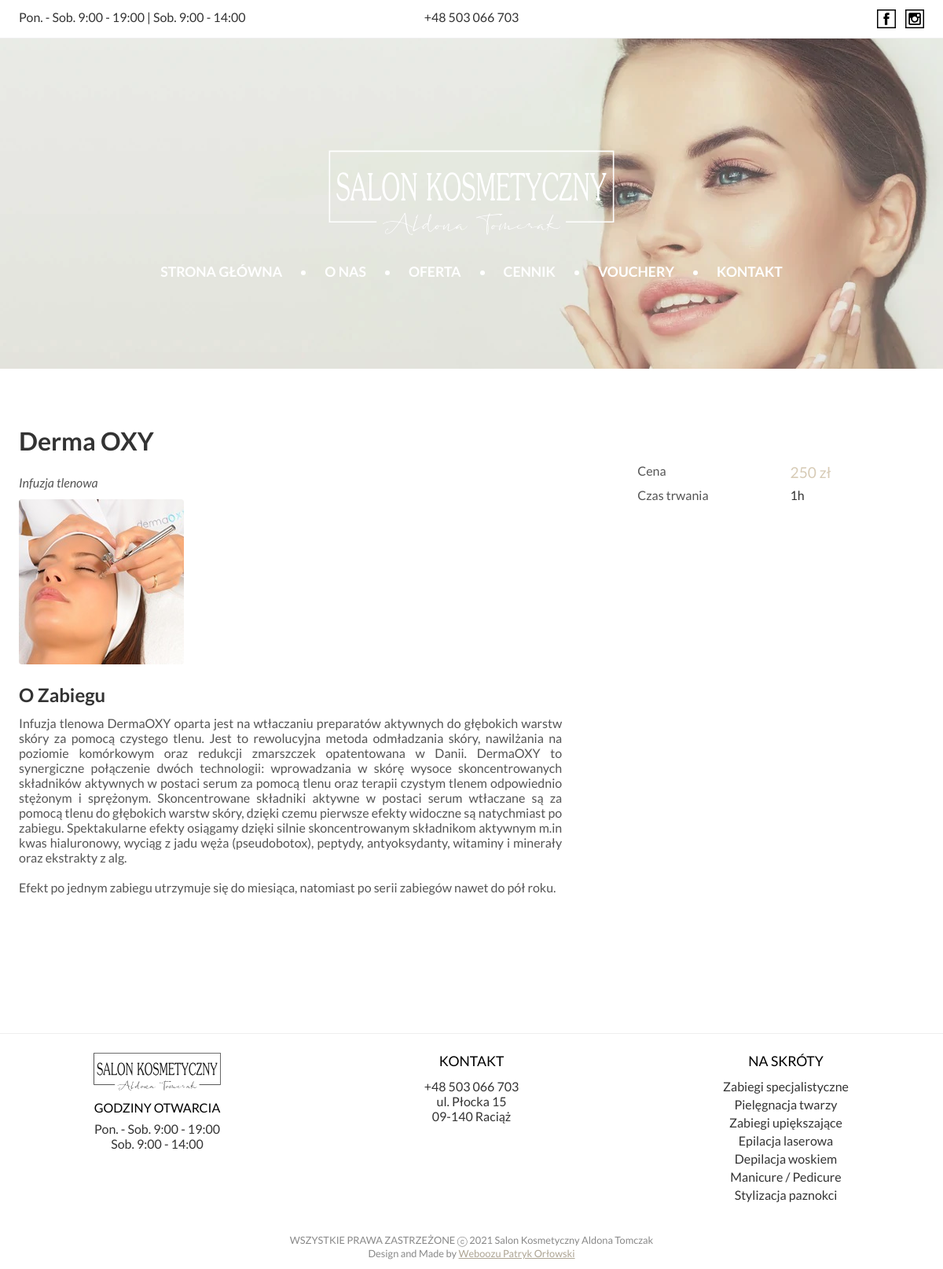
The page /zabiegi.php?slug=derma_oxy on the database its author committed.
### tables this page shows
CREATE TABLE `treatments` (
  `id` int(11) NOT NULL,
  `name` text NOT NULL,
  `slug` varchar(125) NOT NULL,
  `label` text DEFAULT NULL,
  `description` text DEFAULT NULL,
  `image` varchar(125) DEFAULT NULL,
  `price` text NOT NULL,
  `duration` varchar(10) DEFAULT NULL,
  `category` varchar(125) NOT NULL
);

### zabiegi.php (the view, shortened to what this page needs)
<?php
    require_once('./php/connect_db.php');
?>
<!DOCTYPE html>
<html lang="en">
<head>
    <link rel="stylesheet" href="./assets/css/main-1.01.css">
</head>
<body>
    <?php
        include_once('./page-hd-navig.php');
    ?>
    <main>
        <div class="treatnent-wrapper wrapper-1200">
            <?php
                $gSlug = $_GET['slug'];
                $query = "SELECT * FROM treatments WHERE slug LIKE '$gSlug'" ;
                $result = $conn->query($query);
                if ($result->num_rows > 0) {
                    while($row = $result->fetch_assoc()) {
                        echo '<div class="content">';
                        echo '<h1>'.$row['name'].'</h1>';
                        if ($row['label'] != NULL) {
                            echo '<span class="tre-name-expl">';
                            echo $row['label'];
                            echo '</span>';
                        }
                        if ($row['image'] != NULL) {
                            echo '<img src="'.$row['image'].'" alt="" class="treatment-img">';
                        }
                        echo '<h2>O Zabiegu</h2>';
                        echo '<p>';
                        echo $row['description'];
                        echo '</p>';
                        echo '</div>';
                        echo '<div class="quick-info">';
                        echo '<div class="table-wra">';
                        echo '<span class="title">Cena</span>';
                        echo '<span class="price">'.$row['price'].'</span>';
                        echo '<span class="title">Czas trwania</span>';
                        echo '<span>'.$row['duration'].'</span>';
                        echo '</div>';
                        echo '</div>';
                    }
                }
            ?>
        </div>
    </main>
    <?php
        include_once('./footer.php');
    ?>
    <div class="copy" style="font-size: 0.8rem;">
        WSZYSTKIE PRAWA ZASTRZEŻONE  ⓒ 2021 Salon Kosmetyczny Aldona Tomczak <br> Design and Made by <a href="https://weboozu.pl" style="color: #ada493;">Weboozu Patryk Orłowski</a>
    </div>
</body>
</html>

### assets/css/main-1.01.css (style rules this page uses)
* { -webkit-box-sizing: border-box; box-sizing: border-box; padding: 0; margin: 0; font-family: 'Lato', sans-serif; }
.wrapper-1200 { width: 100%; max-width: 1200px; margin: 0 auto; }
body { max-width: 1920px; margin: 0 auto; color: #333; -webkit-animation: .5s fadeIn; animation: .5s fadeIn; }
img, button, link { outline: none; }
main { padding-bottom: 64px; }
main .contact-wrapper, main .about-us-wrapper, main .offer-wrapper, main .treatnent-wrapper { padding: 24px; margin-top: 48px; margin-bottom: 64px; }
main .contact-wrapper p, main .about-us-wrapper p, main .offer-wrapper p, main .treatnent-wrapper p { max-width: 1000px; display: block; margin: 0 auto; padding: 24px 0; text-align: justify; color: #555; }
main .treatnent-wrapper { display: -ms-grid; display: grid; -ms-grid-columns: 60% calc(40% - 96px); grid-template-columns: 60% calc(40% - 96px); grid-gap: 96px; }
main .treatnent-wrapper .content h1 { margin-bottom: 24px; }
main .treatnent-wrapper .content .tre-name-expl { display: block; color: #555; font-style: italic; margin-bottom: 12px; }
main .treatnent-wrapper .content .treatment-img { display: block; margin-bottom: 24px; border-radius: 4px; max-width: 100%; }
main .treatnent-wrapper .content h2 { margin-bottom: 12px; padding: 0; }
main .treatnent-wrapper .content p { padding: 0; margin-bottom: 24px; }
main .treatnent-wrapper .quick-info { margin-top: 48px; }
main .treatnent-wrapper .quick-info .table-wra { display: -ms-grid; display: grid; -ms-grid-columns: (1fr)[2]; grid-template-columns: repeat(2, 1fr); grid-gap: 8px 24px; }
main .treatnent-wrapper .quick-info .table-wra .title { color: #555; }
main .treatnent-wrapper .quick-info .table-wra .price { color: #D7CBB6; font-size: 1.2rem; }
.copy { font-size: .6rem; color: #888888; text-align: center; padding: 12px; }

### rows shown on the page
treatments: name "Derma OXY", label "Infuzja tlenowa", image (picture), description "Infuzja tlenowa DermaOXY oparta jest na wtłaczaniu preparatów aktywnych do głębokich warstw skóry za pomocą czystego tlenu. Jest to rewolucyjna metoda odmładzania skóry, nawilżania na poziomie komórkowym oraz redukcji zmarszczek opatentowana w Danii. DermaOXY to synergiczne połączenie dwóch technologii: wprowadzania w skórę wysoce skoncentrowanych składników aktywnych w postaci serum za pomocą tlenu oraz terapii czystym tlenem odpowiednio stężonym i sprężonym. Skoncentrowane składniki aktywne w postaci serum wtłaczane są za pomocą tlenu do głębokich warstw skóry, dzięki czemu pierwsze efekty widoczne są natychmiast po zabiegu. Spektakularne efekty osiągamy dzięki silnie skoncentrowanym…", price "250 zł", duration "1h"
